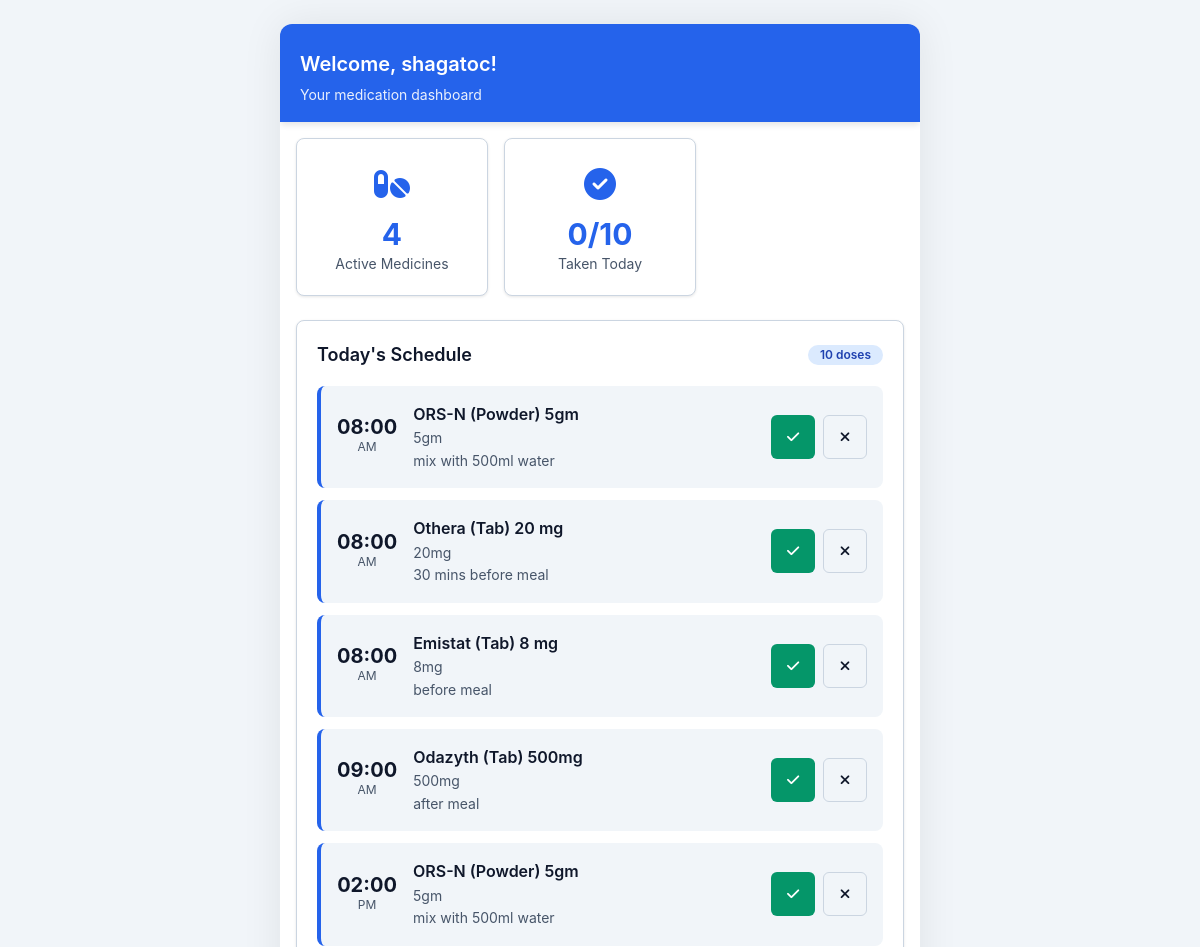
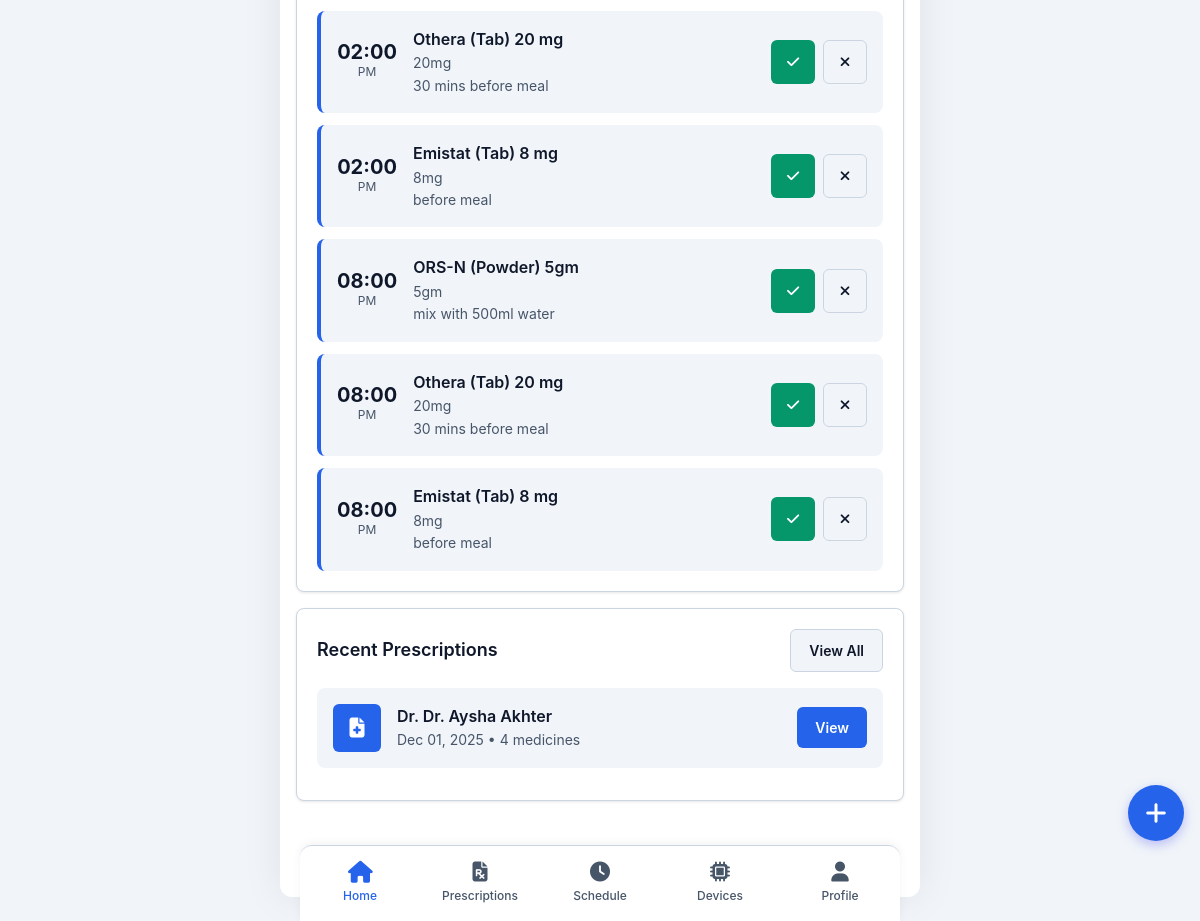
The page / (signed in) on the database its author committed (2 pictures, top to bottom).
### app/models/user.py (models this page shows, shortened)
class User(db.Model):
    __tablename__ = 'users'
    id = db.Column(db.Integer, primary_key=True)
    username = db.Column(db.String(80), unique=True, nullable=False)
    email = db.Column(db.String(120), unique=True, nullable=True)
    created_at = db.Column(db.DateTime, default=tz_now)
    is_active = db.Column(db.Boolean, default=True)
    prescriptions = db.relationship('Prescription', backref='user', lazy=True)
    schedules = db.relationship('Schedule', backref='user', lazy=True)
    iot_devices = db.relationship('IoTDevice', backref='user', lazy=True)

### app/models/schedule.py (models this page shows, shortened)
class Schedule(db.Model):
    __tablename__ = 'schedules'
    id = db.Column(db.Integer, primary_key=True)
    medicine_id = db.Column(db.Integer, db.ForeignKey('medicines.id'), nullable=False)
    user_id = db.Column(db.Integer, db.ForeignKey('users.id'), nullable=False)
    scheduled_time = db.Column(db.DateTime, nullable=False)
    taken = db.Column(db.Boolean, default=False)
    taken_at = db.Column(db.DateTime, nullable=True)
    skipped = db.Column(db.Boolean, default=False)
    notified = db.Column(db.Boolean, default=False)
    created_at = db.Column(db.DateTime, default=tz_now)

### app/models/medicine.py (models this page shows, shortened)
class Medicine(db.Model):
    __tablename__ = 'medicines'
    id = db.Column(db.Integer, primary_key=True)
    prescription_id = db.Column(db.Integer, db.ForeignKey('prescriptions.id'), nullable=False)
    name = db.Column(db.String(200), nullable=False)
    dosage = db.Column(db.String(100), nullable=False)  # e.g., "500mg", "2 tablets"
    frequency = db.Column(db.String(100), nullable=False)  # e.g., "twice daily", "every 8 hours"
    duration = db.Column(db.String(100), nullable=True)  # e.g., "7 days", "2 weeks"
    instructions = db.Column(db.Text, nullable=True)  # e.g., "Take after meals"
    timing = db.Column(db.String(200), nullable=True)  # e.g., "morning, evening"
    created_at = db.Column(db.DateTime, default=tz_now)
    is_active = db.Column(db.Boolean, default=True)
    schedules = db.relationship('Schedule', backref='medicine', lazy=True, cascade='all, delete-orphan')

### app/models/prescription.py (models this page shows, shortened)
class Prescription(db.Model):
    __tablename__ = 'prescriptions'
    id = db.Column(db.Integer, primary_key=True)
    user_id = db.Column(db.Integer, db.ForeignKey('users.id'), nullable=False)
    image_path = db.Column(db.String(255), nullable=False)
    parsed_data = db.Column(db.Text, nullable=True)  # JSON string
    doctor_name = db.Column(db.String(100), nullable=True)
    prescription_date = db.Column(db.Date, nullable=True)
    patient_name = db.Column(db.String(100), nullable=True)
    patient_age = db.Column(db.String(20), nullable=True)
    patient_gender = db.Column(db.String(20), nullable=True)
    created_at = db.Column(db.DateTime, default=tz_now)
    is_active = db.Column(db.Boolean, default=True)
    medicines = db.relationship('Medicine', backref='prescription', lazy=True, cascade='all, delete-orphan')

### app/routes/main.py (the view)
@main_bp.route('/')
def index():
    if 'user_id' not in session:
        return redirect(url_for('main.login'))
    current_user = get_current_user()
    today_start = tz_today_start()
    today_end = today_start + timedelta(days=1)
    today_schedules = Schedule.query.filter(
        Schedule.user_id == current_user.id,
        Schedule.scheduled_time >= today_start,
        Schedule.scheduled_time < today_end
    ).order_by(Schedule.scheduled_time).all()
    prescriptions = Prescription.query.filter_by(
        user_id=current_user.id,
        is_active=True
    ).order_by(Prescription.created_at.desc()).limit(5).all()
    devices = IoTDevice.query.filter_by(
        user_id=current_user.id,
        is_active=True
    ).all()
    total_medicines = Medicine.query.join(Prescription).filter(
        Prescription.user_id == current_user.id,
        Medicine.is_active == True
    ).count()
    taken_today = Schedule.query.filter(
        Schedule.user_id == current_user.id,
        Schedule.scheduled_time >= today_start,
        Schedule.scheduled_time < today_end,
        Schedule.taken == True
    ).count()
    return render_template(
        'dashboard.html',
        current_user=current_user,
        today_schedules=today_schedules,
        prescriptions=prescriptions,
        devices=devices,
        total_medicines=total_medicines,
        taken_today=taken_today,
        total_today=len(today_schedules)
    )

### app/routes/main.py (called while the page is built)
def get_current_user():
    if 'user_id' in session:
        return User.query.get(session['user_id'])
    return None

### app/utils/timezone.py (called while the page is built)
def now():
    dhaka_time = datetime.now(DHAKA_TZ)
    return dhaka_time.replace(tzinfo=None)

def today_start():
    current = now()
    return current.replace(hour=0, minute=0, second=0, microsecond=0)

### app/templates/dashboard.html (shortened to what this page needs)
{% extends "mobile_base.html" %}
{% block content %}
<header class="app-header">
    <div class="header-actions">
        <div>
            <h1>Welcome, {{ current_user.username }}!</h1>
            <p>Your medication dashboard</p>
        </div>
    </div>
</header>
<div class="app-content">
    <div class="stats-grid">
        <div class="stat-card">
            <div class="stat-icon"><i class="fas fa-pills"></i></div>
            <div class="stat-value">{{ total_medicines }}</div>
            <div class="stat-label">Active Medicines</div>
        </div>
        <div class="stat-card">
            <div class="stat-icon"><i class="fas fa-check-circle"></i></div>
            <div class="stat-value">{{ taken_today }}/{{ total_today }}</div>
            <div class="stat-label">Taken Today</div>
        </div>
    </div>
    <div class="card">
        <div class="card-header">
            <h2 class="card-title">Today's Schedule</h2>
            <span class="badge badge-info">{{ today_schedules|length }} doses</span>
        </div>
        {% if today_schedules %}
        <div class="schedule-list">
            {% for schedule in today_schedules %}
            <div class="schedule-item {% if schedule.taken %}taken{% elif schedule.skipped %}skipped{% endif %}">
                <div class="schedule-time">
                    <div class="schedule-hour">{{ schedule.scheduled_time.strftime('%I:%M') }}</div>
                    <div class="schedule-period">{{ schedule.scheduled_time.strftime('%p') }}</div>
                </div>
                <div class="schedule-info">
                    <div class="schedule-medicine">{{ schedule.medicine.name }}</div>
                    <div class="schedule-dosage">{{ schedule.medicine.dosage }}</div>
                    {% if schedule.medicine.instructions %}
                    <div class="schedule-dosage">{{ schedule.medicine.instructions }}</div>
                    {% endif %}
                </div>
                {% if not schedule.taken and not schedule.skipped %}
                <div class="schedule-actions">
                    <button class="btn btn-success btn-sm btn-icon" onclick="markTaken({{ schedule.id }})"><i class="fas fa-check"></i></button>
                    <button class="btn btn-secondary btn-sm btn-icon" onclick="markSkipped({{ schedule.id }})"><i class="fas fa-times"></i></button>
                </div>
                {% endif %}
            </div>
            {% endfor %}
        </div>
        {% else %}
        <div class="empty-state">
            <div class="empty-icon"><i class="fas fa-calendar-check"></i></div>
            <p class="empty-text">No medications scheduled for today</p>
        </div>
        {% endif %}
    </div>
    <div class="card">
        <div class="card-header">
            <h2 class="card-title">Recent Prescriptions</h2>
            <a href="{{ url_for('main.prescriptions') }}" class="btn btn-sm btn-secondary">View All</a>
        </div>
        {% if prescriptions %}
        {% for prescription in prescriptions %}
        <div class="device-card">
            <div class="device-icon"><i class="fas fa-file-medical"></i></div>
            <div class="device-info">
                <div class="device-name">
                    {% if prescription.doctor_name %}
                    Dr. {{ prescription.doctor_name }}
                    {% else %}
                    Prescription #{{ prescription.id }}
                    {% endif %}
                </div>
                <div class="device-status">
                    {{ prescription.created_at.strftime('%b %d, %Y') }} • {{ prescription.medicines|length }} medicines
                </div>
            </div>
            <a href="{{ url_for('main.prescription_detail', prescription_id=prescription.id) }}" class="btn btn-sm btn-primary">View</a>
        </div>
        {% endfor %}
        {% else %}
        <div class="empty-state">
            <div class="empty-icon"><i class="fas fa-file-prescription"></i></div>
            <p class="empty-text">No prescriptions yet</p>
        </div>
        {% endif %}
    </div>
</div>
<button class="fab" onclick="window.location.href='{{ url_for('main.prescriptions') }}?upload=1'">
    ➕
</button>
{% endblock %}

### rows shown on the page
User: username "shagatoc"
Schedule: scheduled_time "08:00", scheduled_time "AM", medicine.name "ORS-N (Powder) 5gm", medicine.dosage "5gm", medicine.instructions "mix with 500ml water"
Schedule: scheduled_time "08:00", scheduled_time "AM", medicine.name "Othera (Tab) 20 mg", medicine.dosage "20mg", medicine.instructions "30 mins before meal"
Schedule: scheduled_time "08:00", scheduled_time "AM", medicine.name "Emistat (Tab) 8 mg", medicine.dosage "8mg", medicine.instructions "before meal"
Schedule: scheduled_time "09:00", scheduled_time "AM", medicine.name "Odazyth (Tab) 500mg", medicine.dosage "500mg", medicine.instructions "after meal"
Schedule: scheduled_time "02:00", scheduled_time "PM", medicine.name "ORS-N (Powder) 5gm", medicine.dosage "5gm", medicine.instructions "mix with 500ml water"
Schedule: scheduled_time "02:00", scheduled_time "PM", medicine.name "Othera (Tab) 20 mg", medicine.dosage "20mg", medicine.instructions "30 mins before meal"
Schedule: scheduled_time "02:00", scheduled_time "PM", medicine.name "Emistat (Tab) 8 mg", medicine.dosage "8mg", medicine.instructions "before meal"
Schedule: scheduled_time "08:00", scheduled_time "PM", medicine.name "ORS-N (Powder) 5gm", medicine.dosage "5gm", medicine.instructions "mix with 500ml water"
Schedule: scheduled_time "08:00", scheduled_time "PM", medicine.name "Othera (Tab) 20 mg", medicine.dosage "20mg", medicine.instructions "30 mins before meal"
Schedule: scheduled_time "08:00", scheduled_time "PM", medicine.name "Emistat (Tab) 8 mg", medicine.dosage "8mg", medicine.instructions "before meal"
Prescription: doctor_name "Dr. Aysha Akhter", created_at "Dec 01, 2025", medicines|length "4"

### other values the page prints
{{ total_medicines }} "4"
{{ taken_today }} "0"
{{ total_today }} "10"
{{ today_schedules|length }} "10"
